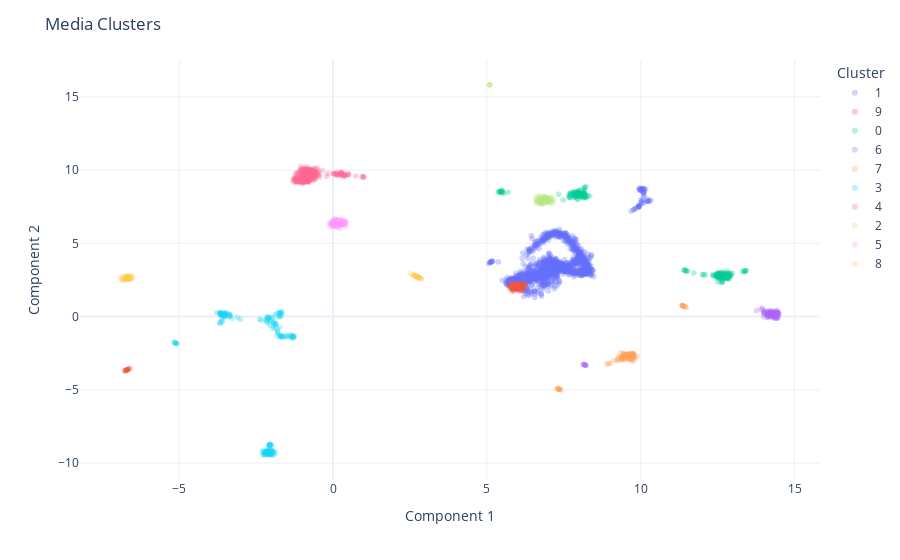

Notebook cell for this chart:
### Markdown cell above
#### Visualize the results

### Code cell
# Plot the training points
fig = px.scatter(
    data_frame = reduced_df,
    x = "Component 1",
    y = "Component 2",
    color = "Cluster",
    hover_data = ["taxon_id", "media_id"],
    opacity = 0.3
) 

fig.update_layout(
    title="Media Clusters",
    template="plotly_white"
)

fig.show()
